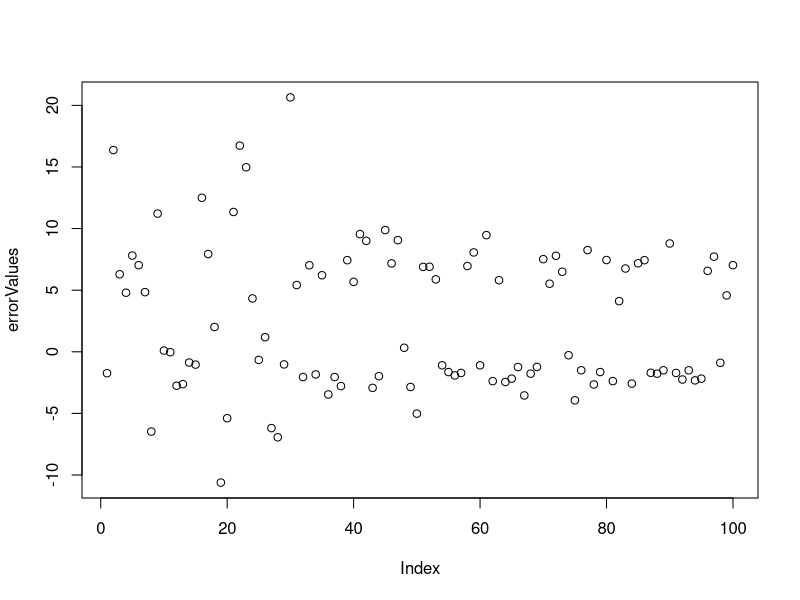

Write the R code that produced this figure.
activationFunction <- function(val) {
  if (val > 0) {
    return(1);
  } else {
    return(-1);
  }
}

options(warn = 1)
setwd("/home/kady/projects-workspace/GUC/ML/assignment-01")
mData <- read.csv(file="iris_sub_21655.csv", header=TRUE, sep=",")

mData <- mData[sample(nrow(mData)),]


# Extract columns
ids <- mData$sepal
sepalData <- mData$petal
petalData <- mData$species
speciesData <- mData$X

# Error Tracking vector
errorValues <- vector()


learningRate <- 0.2

SETOSA <- 1
VERSICOLOR <- -1

# Replace species with identifiers
speciesData <- sapply(speciesData, as.character)
speciesData[speciesData == "setosa"] <- SETOSA
speciesData[speciesData == "versicolor"] <- VERSICOLOR
speciesData <- sapply(speciesData, as.numeric)

# weights

# w1 for sepal
w1 <- runif(1, -0.2, 0.2)

# w2 for petal
w2 <- runif(1, -0.2, 0.2)

index <- 1

classify <- function(sepalLength, petalLength) {
  pCurrent <- w1 * sepalLength + w2 * petalLength
  pActivated <- activationFunction(pCurrent)

  return(pActivated)
}

while ( index <= 100 ) {
  activated <- 0
  target <- speciesData[index]

  currentSepal <- sepalData[index]
  currentPetal <- petalData[index]

  current <- w1 * currentSepal + w2 * currentPetal
  
  errorValues <- c(errorValues, target - current)
  
  activated <- activationFunction(current)

  # Train the machine if needed
  w1 <- w1 - (learningRate * ( activated - target ) * currentSepal)
  w2 <- w2 - (learningRate * ( activated - target ) * currentPetal)

  index <- index + 1
}

plot(errorValues)

print(classify(5.4,1.7))
print(classify(6.3,4.7))
print(classify(5.1,3))
